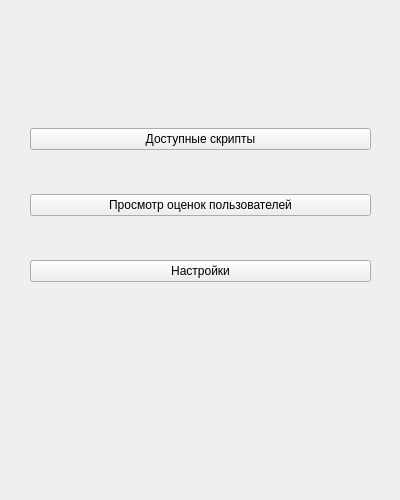
<?xml version="1.0" encoding="UTF-8"?>
<ui version="4.0">
 <class>mainMenu</class>
 <widget class="QWidget" name="mainMenu">
  <property name="geometry">
   <rect>
    <x>0</x>
    <y>0</y>
    <width>400</width>
    <height>500</height>
   </rect>
  </property>
  <property name="minimumSize">
   <size>
    <width>400</width>
    <height>500</height>
   </size>
  </property>
  <property name="maximumSize">
   <size>
    <width>400</width>
    <height>500</height>
   </size>
  </property>
  <property name="windowTitle">
   <string>Form</string>
  </property>
  <widget class="QWidget" name="verticalLayoutWidget">
   <property name="geometry">
    <rect>
     <x>30</x>
     <y>90</y>
     <width>341</width>
     <height>231</height>
    </rect>
   </property>
   <layout class="QVBoxLayout" name="verticalLayout">
    <item>
     <widget class="QPushButton" name="avalibleScriptsButton">
      <property name="text">
       <string>Доступные скрипты</string>
      </property>
     </widget>
    </item>
    <item>
     <widget class="QPushButton" name="viewRatingsButton">
      <property name="text">
       <string>Просмотр оценок пользователей</string>
      </property>
     </widget>
    </item>
    <item>
     <widget class="QPushButton" name="settingsButton">
      <property name="text">
       <string>Настройки</string>
      </property>
     </widget>
    </item>
   </layout>
  </widget>
 </widget>
 <resources/>
 <connections/>
</ui>
